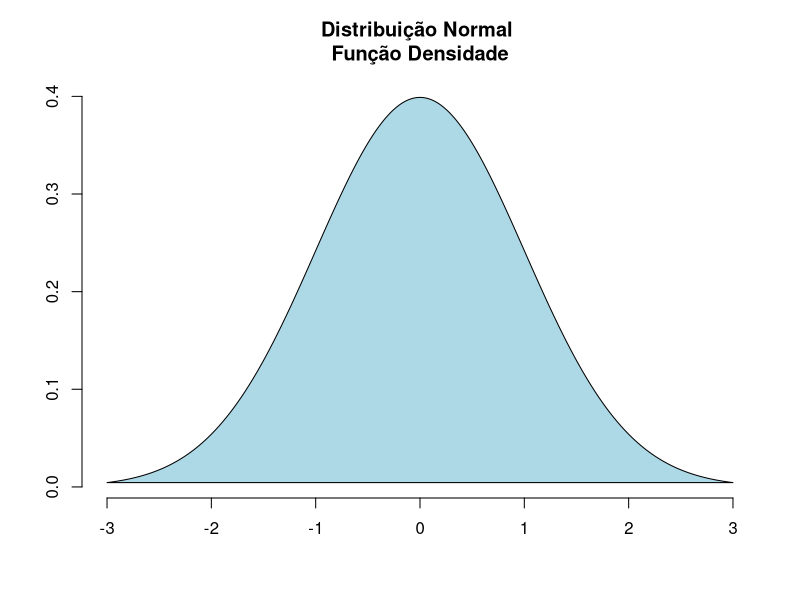
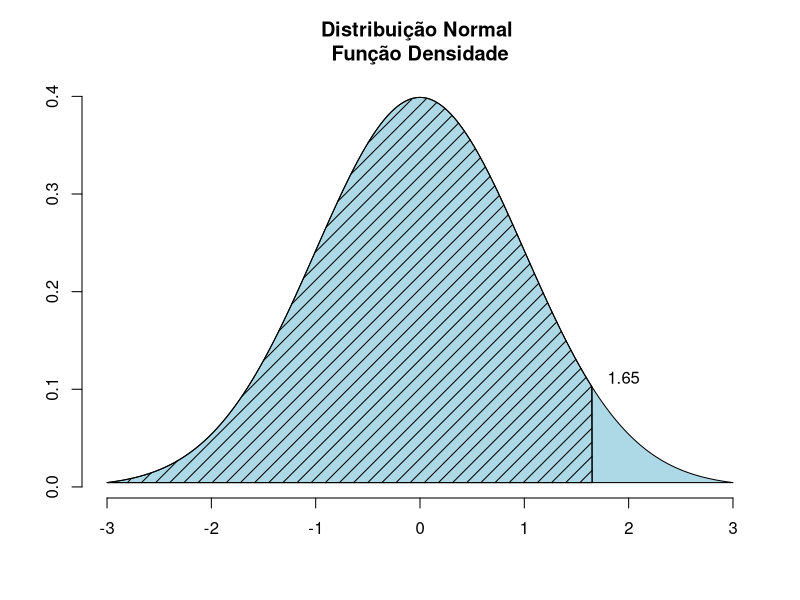
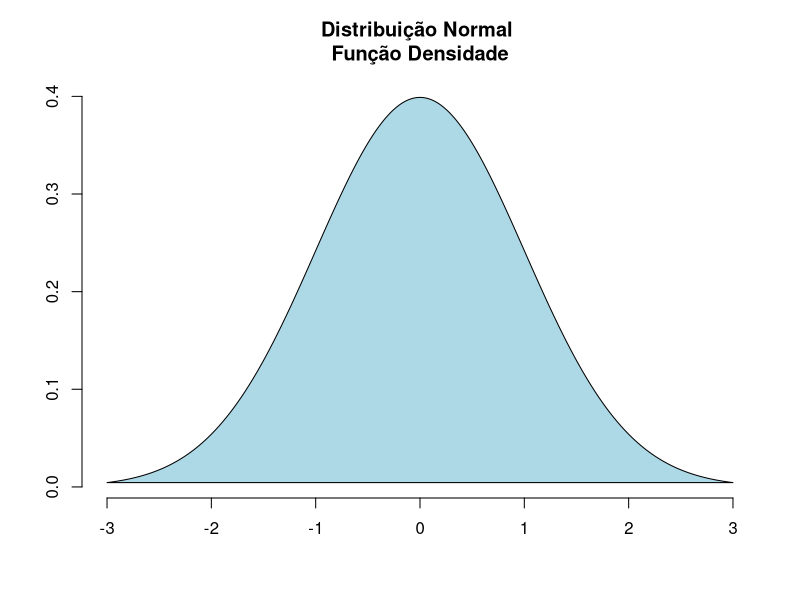
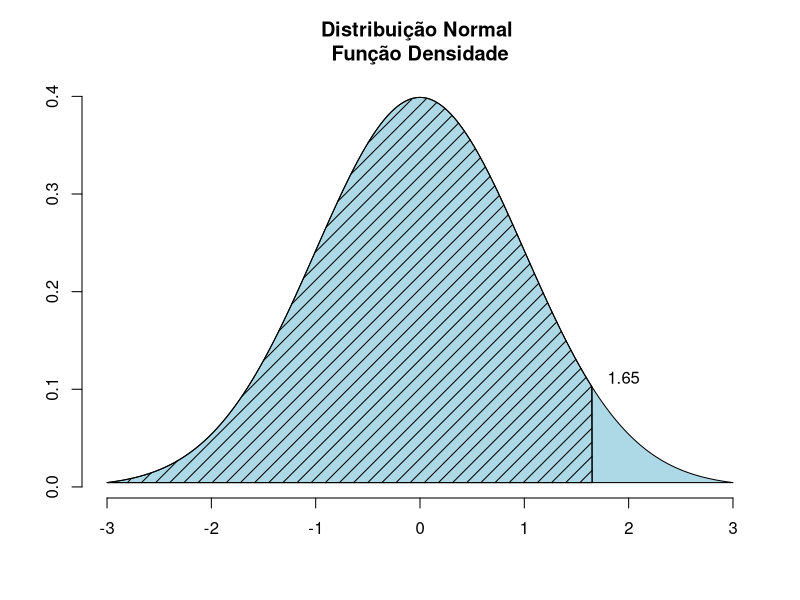
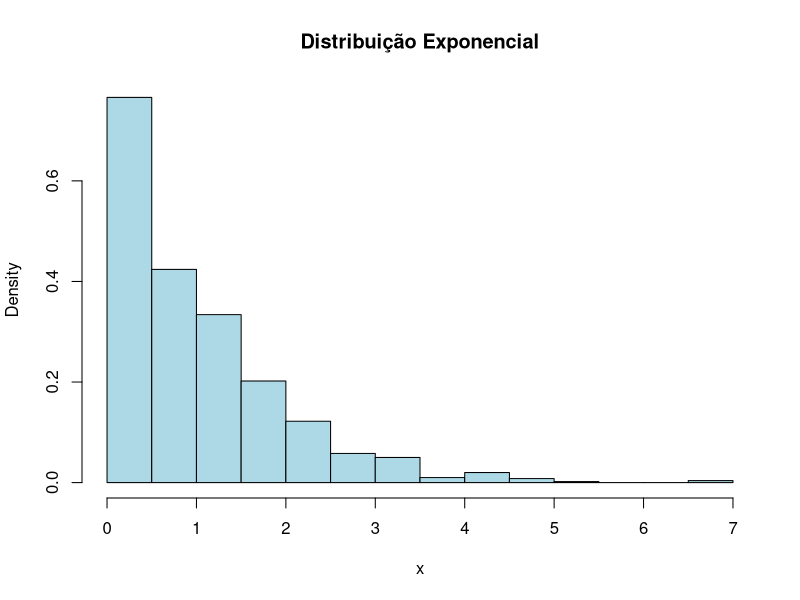
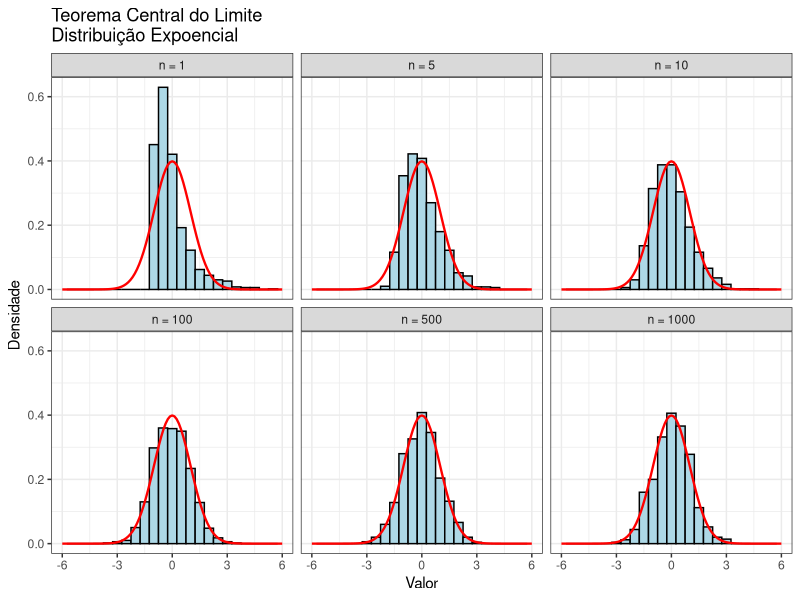

Source code (R) for these figures, in order:
## ---- chunk 1
knitr::opts_chunk$set(echo = TRUE, collapse = TRUE)
## ---- chunk 2
set.seed(1231283)
## ---- chunk 3
rnorm(1)
rnorm(1)
## ---- chunk 4
set.seed(1)
rnorm(1)
set.seed(1)
rnorm(1)
## ---- chunk 5
# Sequencia de -3 a 3.
x <- pretty(c(-3, 3), 1000)
# Função densidade de -3 a 3
y <- dnorm(x)

# Gráfico
plot.new()
plot.window(xlim=range(x), ylim=range(y))
axis(1); axis(2)
polygon(x, y, col = "lightblue")
title(main = "Distribuição Normal \nFunção Densidade")
## ---- chunk 6
# semente para reproducibilidade
set.seed(2)

# gerando 5 variáveis aleatórias da distribuição Normal(0,1)
x1 <- rnorm(5)
x1
## ---- chunk 7
# semente para reproducibilidade
set.seed(2)

# gerando 6 variáveis aleatórias da distribuição Normal(10,2)
x2 <- rnorm(5, mean = 10, sd = 2)
x2
## ---- chunk 8
all.equal(x1*2 + 10, x2)
## ---- chunk 9
# Sequencia de -3 a 3.
x <- pretty(c(-3, 3), 1000)
# Função densidade de -3 a 3
y <- dnorm(x)

# Gráfico
plot.new()
plot.window(xlim=range(x), ylim=range(y))
polygon(x, y, col = "lightblue")
z <- 1.65
axis(1);axis(2)
lines(c(z, z), y = c(dnorm(-3), dnorm(z)))
text(x = z + 0.3, y = dnorm(z) + 0.01,"1.65")
title(main = "Distribuição Normal \nFunção Densidade")
polygon(c(x[x<=z], z), c(y[x<=z], min(y)), density = 10, angle = 45)
## ---- chunk 10
# probabilidade de X < 1.65
pnorm(1.65)
## ---- chunk 11
qnorm(0.95)
## ---- chunk 12
# Sequencia de -3 a 3 igualmente espaçada e
# com valores redondos
x <- pretty(c(-3, 3), 1000)

# Função densidade de -3 a 3
y <- dnorm(x)

# Gráfico Função Densidade
plot.new()
plot.window(xlim=range(x), ylim=range(y))
axis(1); axis(2)
polygon(x, y, col = "lightblue")
title(main = "Distribuição Normal \nFunção Densidade")

# Gráfico Função Densidade Hachurado
plot.new()
plot.window(xlim=range(x), ylim=range(y))
axis(1);axis(2)
polygon(x, y, col = "lightblue")
title(main = "Distribuição Normal \nFunção Densidade")
z <- 1.65
lines(c(z, z), y = c(dnorm(-3), dnorm(z)))
polygon(c(x[x<=z], z), c(y[x<=z], min(y)), density = 10, angle = 45)
text(x = z + 0.3, y = dnorm(z) + 0.01,"1.65")
## ---- chunk 13
# semente para reproducibilidade
set.seed(10)

# geramos 1000 variávels aleatórias de uma distribuição exponencial 
x <- rexp(n = 1000, rate = 1)

# histograma
hist(x, col = "lightblue", main = "Distribuição Exponencial", freq = F)
## ---- chunk 14
# Simulacõees TCL - exponencial

# semente para reproducibilidade
set.seed(100)

# diferentes tamanhos amostrais que iremos simular
n <- c(1, 5, 10, 100, 500, 1000)

# número de replicações para cada n
n.rep <- 1000

## simulações
sims <- lapply(n, function(n) replicate(n.rep, (mean(rexp(n)) - 1)*sqrt(n)))
## ---- chunk 15
## nomes para as listas
names(sims) <- as.character(n)

## estrutura do resultado
str(sims)
## ---- chunk 16
library(ggplot2)
library(reshape2)

# Prepara base de dados para gráfico
## Transforma em data.frame
sims.df <- as.data.frame(do.call("cbind", sims))

## Empilha para o ggplot2
sims.df <- melt(sims.df, 
                variable.name = "n", 
                value.name = "Valor")
sims.df$n <- paste("n =", sims.df$n)
sims.df$n <- factor(sims.df$n, levels = unique(sims.df$n))

# Histogramas vs Densidade Normal (ggplot2)
ggplot(sims.df, aes(x = Valor)) + 
  # Histograma
  geom_histogram(aes(y = ..density..), 
                 fill = "lightblue", 
                 col = "black", 
                 binwidth = 0.5) + xlim(c(-6, 6)) +
  # Uma faceta para cada n
  facet_wrap(~n) + 
  ## Densidade da normal(0,1) para comparação
  stat_function(fun = dnorm, 
                col = "red", size = 0.8) + 
  # Titulo principal e do eixo Y
  ggtitle("Teorema Central do Limite\nDistribuição Expoencial") +
  ylab("Densidade") +
  ## Tema em preto e branco
  theme_bw()
## ---- chunk 17
# Resposta sugerida

# Com FOR
## para reproducibilidade
set.seed(100)
## tamanho amostral
n <- c(1, 5, 10, 100, 500, 1000)
## numero de replicacoes 
n.rep <- 1000

# lista para armazenar os resultados para cada n
sims.for <- vector("list", length(n))

## começo do for
## faraemos n.rep replicaes para cada n
### para cada i de n
for (i in seq_along(n)) {
  
  # 1- crie um vetor temporario para realizar n.rep repetições
  temp <- numeric(n.rep)
  
  #### realiza n.rep repetições de  (mean(rexp(n[i])) - 1)*sqrt(n[i]) 
  for (j in 1:n.rep) {
    temp[j] <- (mean(rexp(n[i])) - 1)*sqrt(n[i]) 
  }
  
  # guarda resultado na lista
  sims.for[[i]] <- temp
}

# nomes para os resultads da lista 
names(sims.for) <- n

# compara com simulação anterior
all.equal(sims, sims.for)
